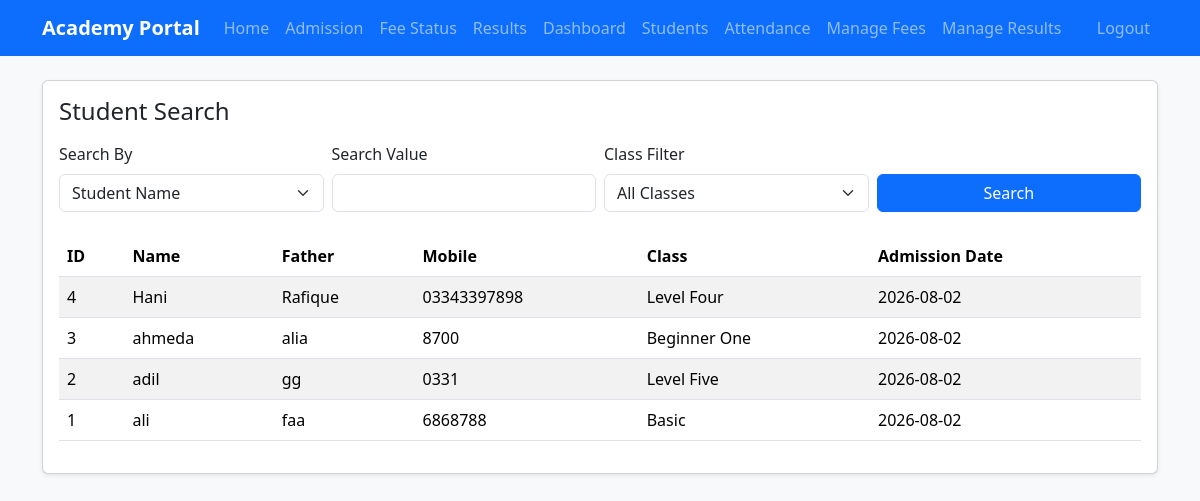
/students.php (signed in), run on the app's committed database.
### tables this page shows
CREATE TABLE `students` (
  `id` int(11) NOT NULL,
  `student_name` varchar(100) NOT NULL,
  `father_name` varchar(100) DEFAULT NULL,
  `mobile` varchar(20) DEFAULT NULL,
  `email` varchar(100) DEFAULT NULL,
  `class_id` int(11) NOT NULL,
  `admission_date` date NOT NULL,
  `created_at` timestamp NOT NULL DEFAULT current_timestamp()
);

CREATE TABLE `classes` (
  `id` int(11) NOT NULL,
  `name` varchar(100) NOT NULL
);

### auth.php (called while the page is built, shortened)
<?php
function isTeacher(): bool
{
    return !empty($_SESSION['user_id']) && ($_SESSION['role'] ?? '') === 'teacher';
}

### students.php (the view, shortened to what this page needs)
<?php
require_once __DIR__ . '/auth.php';
require_once __DIR__ . '/header.php';
$pdo = getDb();
$search = trim($_GET['search'] ?? '');
$field = $_GET['field'] ?? 'student_name';
$query = 'SELECT s.id, s.student_name, s.father_name, s.mobile, s.email, s.class_id, s.admission_date, c.name AS class_name FROM students s LEFT JOIN classes c ON c.id = s.class_id WHERE 1=1';
$params = [];
$query .= ' ORDER BY s.id DESC';
$stmt = $pdo->prepare($query);
$stmt->execute($params);
$students = $stmt->fetchAll();
?>
<div class="card shadow-sm">
    <div class="card-body">
        <h2 class="h4 mb-3">Student Search</h2>
        <form method="get" class="row g-2 align-items-end">
            <div class="col-md-3">
                <label class="form-label">Search By</label>
                <select name="field" class="form-select">
                    <option value="student_name" <?= $field === 'student_name' ? 'selected' : '' ?>>Student Name</option>
                </select>
            </div>
            <div class="col-md-3">
                <label class="form-label">Search Value</label>
                <input type="text" name="search" class="form-control" value="<?= htmlspecialchars($search) ?>">
            </div>
            <div class="col-md-3">
                <label class="form-label">Class Filter</label>
                <select name="class_id" class="form-select">
                    <option value="0">All Classes</option>
                </select>
            </div>
            <div class="col-md-3">
                <button type="submit" class="btn btn-primary w-100">Search</button>
            </div>
        </form>
        <div class="table-responsive mt-4">
            <table class="table table-striped">
                <thead>
                    <tr><th>ID</th><th>Name</th><th>Father</th><th>Mobile</th><th>Class</th><th>Admission Date</th></tr>
                </thead>
                <tbody>
                    <?php if ($students): ?>
                        <?php foreach ($students as $student): ?>
                            <tr>
                                <td><?= (int)$student['id'] ?></td>
                                <td><?= htmlspecialchars($student['student_name']) ?></td>
                                <td><?= htmlspecialchars($student['father_name'] ?? '') ?></td>
                                <td><?= htmlspecialchars($student['mobile'] ?? '') ?></td>
                                <td><?= htmlspecialchars($student['class_name'] ?? '') ?></td>
                                <td><?= htmlspecialchars($student['admission_date'] ?? '') ?></td>
                            </tr>
                        <?php endforeach; ?>
                    <?php else: ?>
                        <tr><td colspan="6" class="text-muted">No students found.</td></tr>
                    <?php endif; ?>
                </tbody>
            </table>
        </div>
    </div>
</div>
<?php require_once __DIR__ . '/footer.php'; ?>

### header.php (shortened to what this page needs)
<!doctype html>
<html lang="en">
<head>
    <link href="https://cdn.jsdelivr.net/npm/bootstrap@5.3.3/dist/css/bootstrap.min.css" rel="stylesheet">
</head>
<body class="bg-light">
<?php require_once __DIR__ . '/navbar.php'; ?>
<div class="container py-4">

### navbar.php (shortened to what this page needs)
<?php
require_once __DIR__ . '/auth.php';
?>
<nav class="navbar navbar-expand-lg navbar-dark bg-primary">
    <div class="container">
        <a class="navbar-brand fw-bold" href="index.php">Academy Portal</a>
        <div class="collapse navbar-collapse" id="mainNavbar">
            <ul class="navbar-nav me-auto">
                <li class="nav-item"><a class="nav-link" href="index.php">Home</a></li>
                <li class="nav-item"><a class="nav-link" href="admission.php">Admission</a></li>
                <li class="nav-item"><a class="nav-link" href="fee_status.php">Fee Status</a></li>
                <li class="nav-item"><a class="nav-link" href="results.php">Results</a></li>
                <?php if (isTeacher()): ?>
                    <li class="nav-item"><a class="nav-link" href="dashboard.php">Dashboard</a></li>
                    <li class="nav-item"><a class="nav-link" href="students.php">Students</a></li>
                    <li class="nav-item"><a class="nav-link" href="attendance.php">Attendance</a></li>
                    <li class="nav-item"><a class="nav-link" href="manage_fees.php">Manage Fees</a></li>
                    <li class="nav-item"><a class="nav-link" href="manage_results.php">Manage Results</a></li>
                <?php endif; ?>
            </ul>
            <ul class="navbar-nav">
                <?php if (isTeacher()): ?>
                    <li class="nav-item"><a class="nav-link" href="logout.php">Logout</a></li>
                <?php else: ?>
                    <li class="nav-item"><a class="nav-link" href="login.php">Teacher Login</a></li>
                <?php endif; ?>
            </ul>
        </div>
    </div>
</nav>

### footer.php (shortened to what this page needs)
</div>
</body>
</html>

### data on the page
students: id "4", student_name "Hani", father_name "Rafique", mobile "03343397898", class.name "Level Four", admission_date "2026-08-02"
students: id "3", student_name "ahmeda", father_name "alia", mobile "8700", class.name "Beginner One", admission_date "2026-08-02"
students: id "2", student_name "adil", father_name "gg", mobile "0331", class.name "Level Five", admission_date "2026-08-02"
students: id "1", student_name "ali", father_name "faa", mobile "6868788", class.name "Basic", admission_date "2026-08-02"
